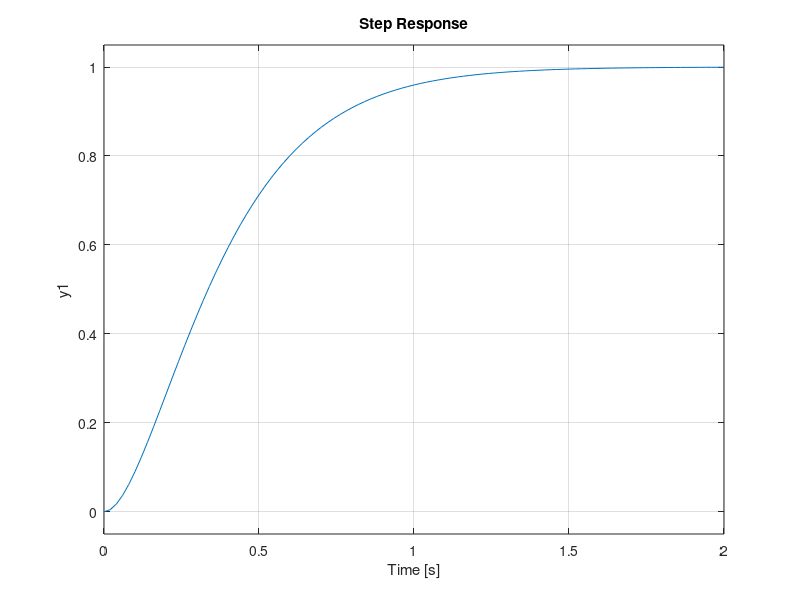

The MATLAB script that drew this image:
clear all;
clc;
% [dX dXn] = [ ('A'-'B''K') 'B'ke
%             -'C'     0  ]  * [X; Xn]          
% +  ['0' ; 1] *r

% Y = [ 'C' 0] * [X; Xn]
% det(s*I - (novaMatrizA)) = polinomio desejado
%
A = [-10 25; -1 0];
B = [0 ;1];
C = [ 1 0];
D = 0;
%K = [7 -25];
[num,den] = ss2tf(A,B,C,D);
tf(num,den)
err = 1 + C*inv(A)*B
sys_cl = ss(A,B,C,D);
step(sys_cl);